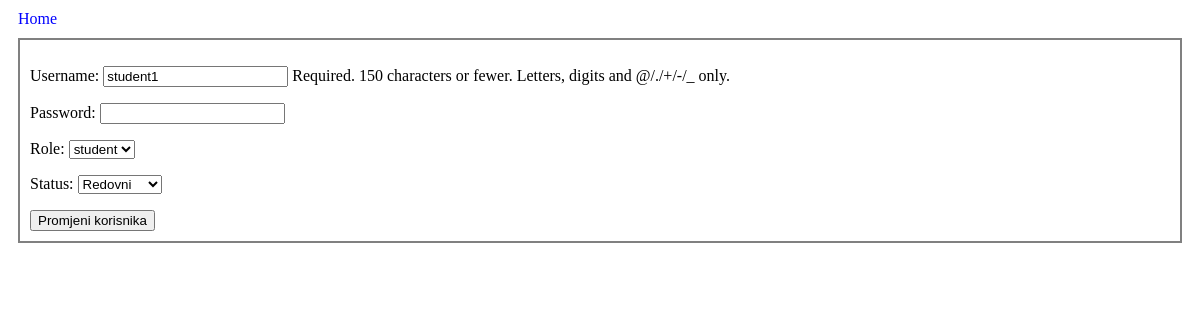
Page /user/2/ (signed in) on the committed database.
### App/models.py (models this page shows)
class korisnici(AbstractUser):
    ROLES = (('men','mentor'),('stu','student'))
    STATUS = (('none', 'None'), ('izv', 'Izvanredni'), ('red', 'Redovni'))
    role = models.CharField(max_length=50,choices=ROLES)
    status = models.CharField(max_length=50,choices=STATUS)

### App/views.py (the view, shortened to what this page needs)
# urls.py: path('user/<int:k_id>/',views.korisnik_promjena,name='korisnik-promjena'),
def korisnik_promjena(request,k_id):
    if not request.user.is_staff:
        return redirect("main")
    korisnik = korisnici.objects.get(pk=k_id)
    korisnik.password= ''
    form = PromjeniKorisnikForm(instance=korisnik)
    return render(request,'promjena-korisnika.html',{'form':form})

### App/forms.py
class PromjeniKorisnikForm(ModelForm):
    class Meta:
        model = korisnici
        fields = ['username','password','role','status']

### App/templates/promjena-korisnika.html (shortened to what this page needs)
{% load static %}
<!DOCTYPE html>
<html lang="en">
<head>
    <link rel="stylesheet" href="{% static 'css/promjena-korisnika.css' %}" />
</head>
<body>
    <a href="/">Home</a>
    <form method="POST">
        {{ form.as_p }}
        <button type="submit">Promjeni korisnika</button>
    </form>
</body>
</html>

### App/static/css/promjena-korisnika.css (style rules this page uses)
a, a:link, a:hover, a:active, a:visited { display: flex; margin: 10px; text-decoration: none; color:blue; }
form { margin: 10px; padding: 10px; border-style: solid; border-width: 2px; border-color: gray; }

### rows in the picture
korisnici: username "student1", role "student", status "Redovni"
